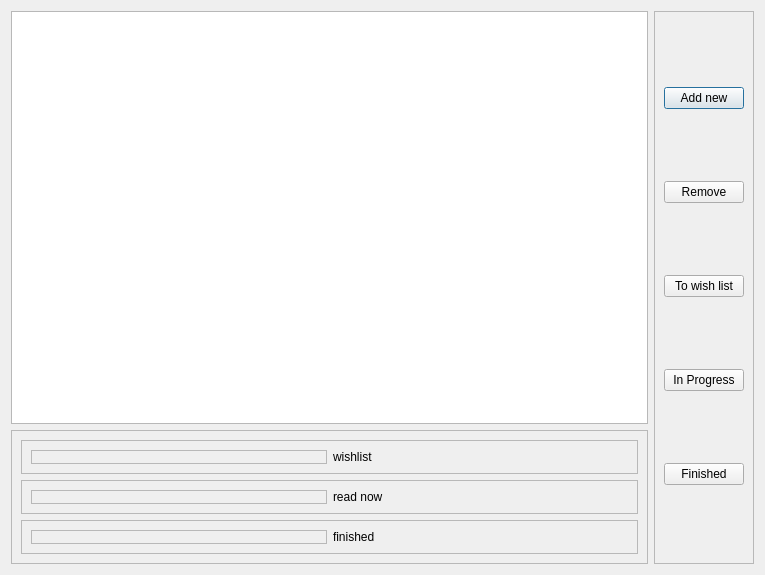
<?xml version="1.0" encoding="UTF-8"?>
<ui version="4.0">
 <class>EditWindow</class>
 <widget class="QDialog" name="EditWindow">
  <property name="geometry">
   <rect>
    <x>0</x>
    <y>0</y>
    <width>765</width>
    <height>575</height>
   </rect>
  </property>
  <property name="windowTitle">
   <string>Dialog</string>
  </property>
  <layout class="QGridLayout" name="gridLayout_6">
   <item row="0" column="0">
    <widget class="QTableView" name="tableView"/>
   </item>
   <item row="1" column="0">
    <widget class="QFrame" name="frame_2">
     <property name="frameShape">
      <enum>QFrame::StyledPanel</enum>
     </property>
     <property name="frameShadow">
      <enum>QFrame::Raised</enum>
     </property>
     <layout class="QGridLayout" name="gridLayout_5">
      <item row="0" column="0">
       <widget class="QFrame" name="frame_3">
        <property name="frameShape">
         <enum>QFrame::StyledPanel</enum>
        </property>
        <property name="frameShadow">
         <enum>QFrame::Raised</enum>
        </property>
        <layout class="QGridLayout" name="gridLayout">
         <item row="0" column="0">
          <widget class="QFrame" name="frame_6">
           <property name="frameShape">
            <enum>QFrame::StyledPanel</enum>
           </property>
           <property name="frameShadow">
            <enum>QFrame::Raised</enum>
           </property>
          </widget>
         </item>
         <item row="0" column="1">
          <widget class="QLabel" name="label">
           <property name="text">
            <string>wishlist</string>
           </property>
          </widget>
         </item>
        </layout>
       </widget>
      </item>
      <item row="1" column="0">
       <widget class="QFrame" name="frame_4">
        <property name="frameShape">
         <enum>QFrame::StyledPanel</enum>
        </property>
        <property name="frameShadow">
         <enum>QFrame::Raised</enum>
        </property>
        <layout class="QGridLayout" name="gridLayout_3">
         <item row="0" column="0">
          <widget class="QFrame" name="frame_7">
           <property name="frameShape">
            <enum>QFrame::StyledPanel</enum>
           </property>
           <property name="frameShadow">
            <enum>QFrame::Raised</enum>
           </property>
          </widget>
         </item>
         <item row="0" column="1">
          <widget class="QLabel" name="label_2">
           <property name="text">
            <string>read now</string>
           </property>
          </widget>
         </item>
        </layout>
       </widget>
      </item>
      <item row="2" column="0">
       <widget class="QFrame" name="frame_5">
        <property name="frameShape">
         <enum>QFrame::StyledPanel</enum>
        </property>
        <property name="frameShadow">
         <enum>QFrame::Raised</enum>
        </property>
        <layout class="QGridLayout" name="gridLayout_4">
         <item row="0" column="0">
          <widget class="QFrame" name="frame_8">
           <property name="frameShape">
            <enum>QFrame::StyledPanel</enum>
           </property>
           <property name="frameShadow">
            <enum>QFrame::Raised</enum>
           </property>
          </widget>
         </item>
         <item row="0" column="1">
          <widget class="QLabel" name="label_3">
           <property name="text">
            <string>finished</string>
           </property>
          </widget>
         </item>
        </layout>
       </widget>
      </item>
     </layout>
    </widget>
   </item>
   <item row="0" column="1" rowspan="2">
    <widget class="QFrame" name="frame">
     <property name="frameShape">
      <enum>QFrame::StyledPanel</enum>
     </property>
     <property name="frameShadow">
      <enum>QFrame::Raised</enum>
     </property>
     <layout class="QGridLayout" name="gridLayout_2">
      <item row="0" column="0">
       <widget class="QPushButton" name="addButton">
        <property name="text">
         <string>Add new</string>
        </property>
       </widget>
      </item>
      <item row="1" column="0">
       <widget class="QPushButton" name="removeButton">
        <property name="text">
         <string>Remove</string>
        </property>
       </widget>
      </item>
      <item row="6" column="0">
       <widget class="QPushButton" name="finishedBitton">
        <property name="text">
         <string>Finished</string>
        </property>
       </widget>
      </item>
      <item row="3" column="0">
       <widget class="QPushButton" name="nowButton">
        <property name="text">
         <string>In Progress</string>
        </property>
       </widget>
      </item>
      <item row="2" column="0">
       <widget class="QPushButton" name="wishButton">
        <property name="text">
         <string>To wish list</string>
        </property>
       </widget>
      </item>
     </layout>
    </widget>
   </item>
  </layout>
 </widget>
 <resources/>
 <connections>
  <connection>
   <sender>removeButton</sender>
   <signal>clicked()</signal>
   <receiver>EditWindow</receiver>
   <slot>removeRow()</slot>
   <hints>
    <hint type="sourcelabel">
     <x>709</x>
     <y>245</y>
    </hint>
    <hint type="destinationlabel">
     <x>945</x>
     <y>255</y>
    </hint>
   </hints>
  </connection>
  <connection>
   <sender>wishButton</sender>
   <signal>clicked()</signal>
   <receiver>EditWindow</receiver>
   <slot>wishList()</slot>
   <hints>
    <hint type="sourcelabel">
     <x>721</x>
     <y>322</y>
    </hint>
    <hint type="destinationlabel">
     <x>926</x>
     <y>318</y>
    </hint>
   </hints>
  </connection>
  <connection>
   <sender>finishedBitton</sender>
   <signal>clicked()</signal>
   <receiver>EditWindow</receiver>
   <slot>finishedList()</slot>
   <hints>
    <hint type="sourcelabel">
     <x>708</x>
     <y>495</y>
    </hint>
    <hint type="destinationlabel">
     <x>863</x>
     <y>487</y>
    </hint>
   </hints>
  </connection>
  <connection>
   <sender>nowButton</sender>
   <signal>clicked()</signal>
   <receiver>EditWindow</receiver>
   <slot>progressList()</slot>
   <hints>
    <hint type="sourcelabel">
     <x>686</x>
     <y>401</y>
    </hint>
    <hint type="destinationlabel">
     <x>891</x>
     <y>417</y>
    </hint>
   </hints>
  </connection>
 </connections>
 <slots>
  <slot>removeRow()</slot>
  <slot>wishList()</slot>
  <slot>finishedList()</slot>
  <slot>progressList()</slot>
 </slots>
</ui>
